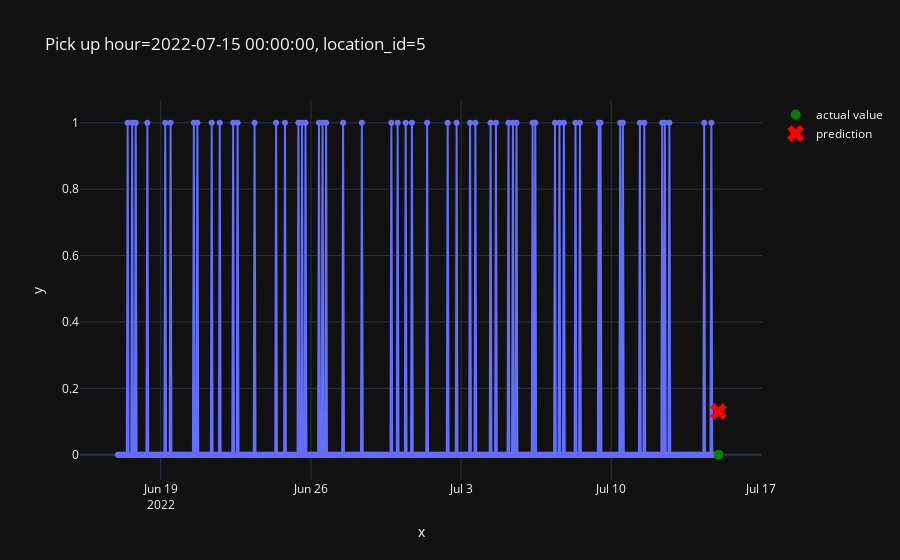

This figure's notebook cell:
### Code cell
from src.plot import plot_one_sample
plot_one_sample(
    features = X_test,
    targets = y_test,
    example_id= 900,
    predictions=pd.Series(predictions)
)

### Figure 1 — Plotly figure (JSON) as saved in the notebook; plotly's stock layout.template omitted (floating-point values rounded to 4 significant figures; data arrays with more than 128 entries replaced by an {"elided": "..."} marker saying what was removed)
{"data": [{"hovertemplate": "x=%{x}<br>y=%{y}<extra></extra>", "legendgroup": "", "line": {"color": "#636efa", "dash": "solid"}, "marker": {"symbol": "circle"}, "mode": "markers+lines", "name": "", "orientation": "v", "showlegend": false, "type": "scatter", "x": {"elided": "673 str values"}, "xaxis": "x", "y": {"elided": "673 int values"}, "yaxis": "y"}, {"line": {"color": "green"}, "marker": {"size": 10}, "mode": "markers", "name": "actual value", "type": "scatter", "x": ["2022-07-15T00:00:00"], "y": [0]}, {"line": {"color": "red"}, "marker": {"size": 15, "symbol": "x"}, "mode": "markers", "name": "prediction", "type": "scatter", "x": ["2022-07-15T00:00:00"], "y": [0.1302]}], "layout": {"legend": {"tracegroupgap": 0}, "title": {"text": "Pick up hour=2022-07-15 00:00:00, location_id=5"}, "xaxis": {"anchor": "y", "domain": [0, 1], "title": {"text": "x"}}, "yaxis": {"anchor": "x", "domain": [0, 1], "title": {"text": "y"}}}}
